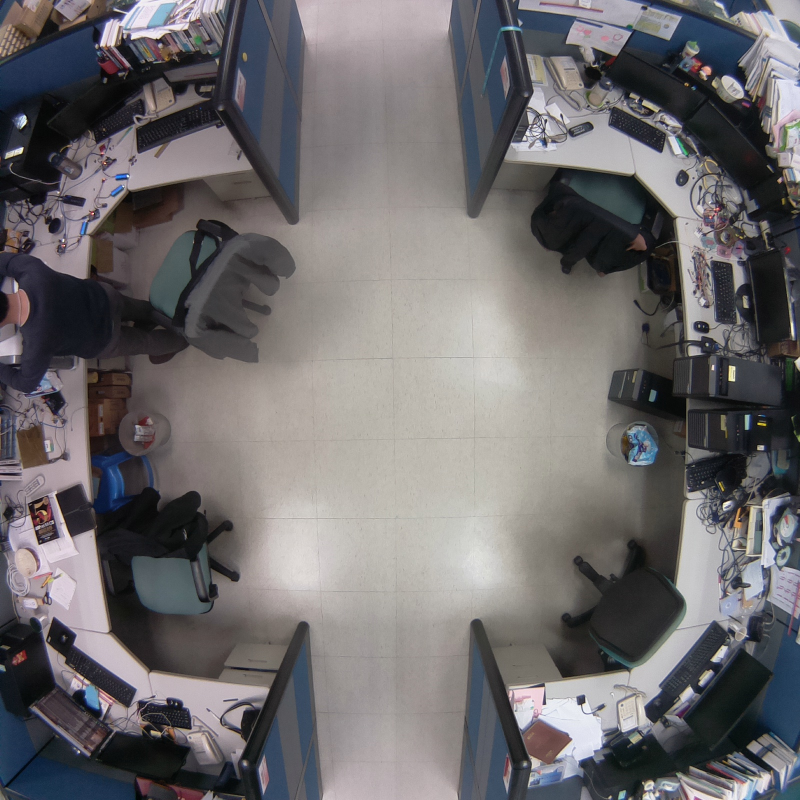
#> input picture source/labelimages-1600/images/csi_1600x1600_20180124_130411.jpg, 1600 x 1600 px (shown at 1/2 size)
$ python getNegativeImages-Full.py --folder source/labelimages-1600/images --output out
#> lines starting #> are read from the running program, lines starting #| are printed output that depends on the picture
### libDP/vision.py
#!/usr/bin/env python3
# -*- coding: utf-8 -*-

import os
import cv2

def imgPyramid(image, scale=0.5, minSize=[120,120], debug=False):
    yield image

        # keep looping over the pyramid
    while True:
        w = int(image.shape[1] * scale)
        h = int(image.shape[0] * scale)
        image = cv2.resize(image, (w, h))
        if image.shape[0] < minSize[1] or image.shape[1] < minSize[0]:
            break

        # yield the next image in the pyramid
        yield image

def sliding_window(image, stepSize, windowSize):
    # slide a window across the image
        for y in range(0, image.shape[0], stepSize):
            for x in range(0, image.shape[1], stepSize):
                # yield the current window
                yield (x, y, image[y:y + windowSize[1], x:x + windowSize[0]])

### getNegativeImages-Full.py
#python test-slidingwindow.py -c conf/office.json -i datasets/labelimages-1600/images/csi_1600x1600_20180124_130411.jpg

import time, os
import cv2
import numpy as np
from libDP.vision import imgPyramid
from libDP.vision import sliding_window
import argparse

ap = argparse.ArgumentParser()
ap.add_argument("-f", "--folder", required=True, help="Path for negative images folder")
ap.add_argument("-o", "--output", required=True, help="Path for output folder")
args = vars(ap.parse_args())

winW = 48
winH = 48

for filename in os.listdir(args["folder"]):
    image = cv2.imread(args["folder"]+"/"+filename)
#> image is the input picture: shape (1600, 1600, 3); mean B, G, R 108.8, 107, 109.7
    # loop over the image pyramid
    for layer in imgPyramid(image, scale=0.5, minSize=[60,60]):
        print(layer.shape)
        # loop over the sliding window for each layer of the pyramid
        for (x, y, window) in sliding_window(layer, stepSize=24, windowSize=(winW, winH)):
            # if the current window does not meet our desired window size, ignore it
            if window.shape[0] != winH or window.shape[1] != winW:
                continue

            clone = layer.copy()
            cv2.rectangle(clone, (x, y), (x + winW, y + winH), (0, 255, 0), 2)
            cv2.imshow("Window", clone)

            cv2.imwrite(args["output"]+"/"+str(time.time())+".jpg", window)
            cv2.waitKey(1)
            time.sleep(0.025)
#> this loop made 5 passes
#| (1600, 1600, 3)
#| (800, 800, 3)
#| (400, 400, 3)
#| (200, 200, 3)
#| (100, 100, 3)
#> pass 1, `cv2.imwrite(args["output"]+"/"+str(time.time())+".jpg", window)`:
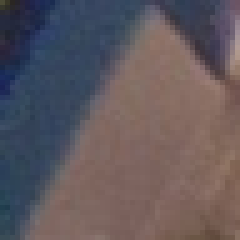
#> saved as 1795218080.754089.jpg: shape (48, 48, 3) (shown 5 times larger); mean B, G, R 93.6, 88.5, 97.4
#> pass 1, `cv2.imwrite(args["output"]+"/"+str(time.time())+".jpg", window)`:
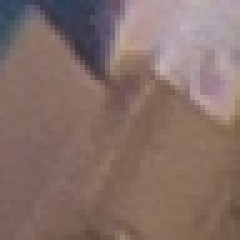
#> saved as 1795218080.867182.jpg: shape (48, 48, 3) (shown 5 times larger); mean B, G, R 104.8, 111.3, 134
#> after the loop:
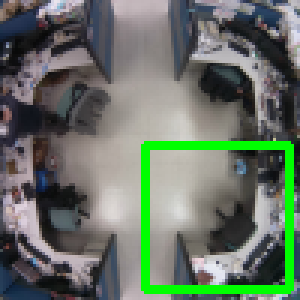
#> clone: shape (100, 100, 3) (shown 3 times larger); mean of channels 0, 1, 2 102.3, 115.2, 103.3; drawn as B, G, R

$ run again, with source/labelimages-1600/images/csi_1600x1600_20180123_093739.jpg copied over source/labelimages-1600/images/csi_1600x1600_20180124_130411.jpg
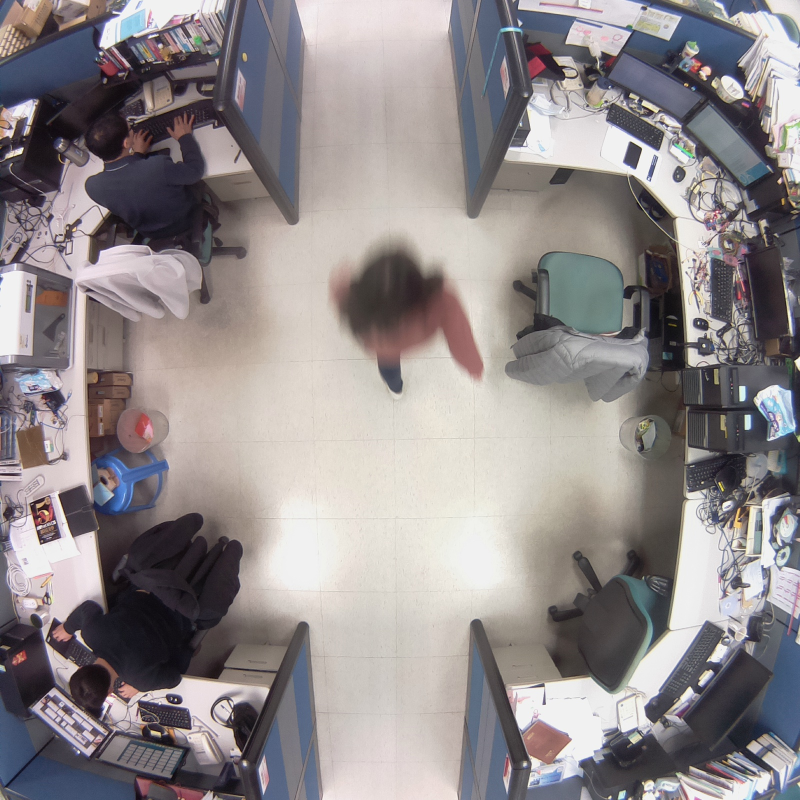
#> input picture source/labelimages-1600/images/csi_1600x1600_20180123_093739.jpg, 1600 x 1600 px (shown at 1/2 size)
#> image is the input picture: shape (1600, 1600, 3); mean B, G, R 139.5, 138.3, 144.5
#> the loop `for layer in imgPyramid(image, scale=0.5, minSize=[60,60]):` made 5 passes
#| (1600, 1600, 3)
#| (800, 800, 3)
#| (400, 400, 3)
#| (200, 200, 3)
#| (100, 100, 3)
#> pass 1, `cv2.imwrite(args["output"]+"/"+str(time.time())+".jpg", window)`:
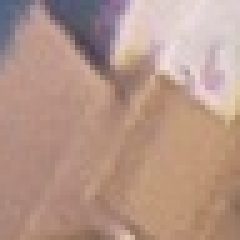
#> saved as 1795218085.2118077.jpg: shape (48, 48, 3) (shown 5 times larger); mean B, G, R 137.1, 150.3, 181.2
#> after the loop `for layer in imgPyramid(image, scale=0.5, minSize=[60,60]):`:
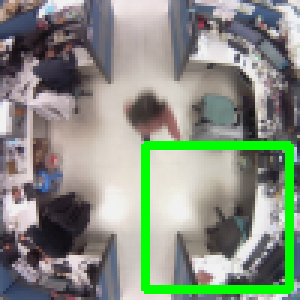
#> clone: shape (100, 100, 3) (shown 3 times larger); mean of channels 0, 1, 2 131, 144.4, 136; drawn as B, G, R

$ run again, with source/labelimages-1600/images/csi_1600x1600_20180124_102943.jpg copied over source/labelimages-1600/images/csi_1600x1600_20180124_130411.jpg
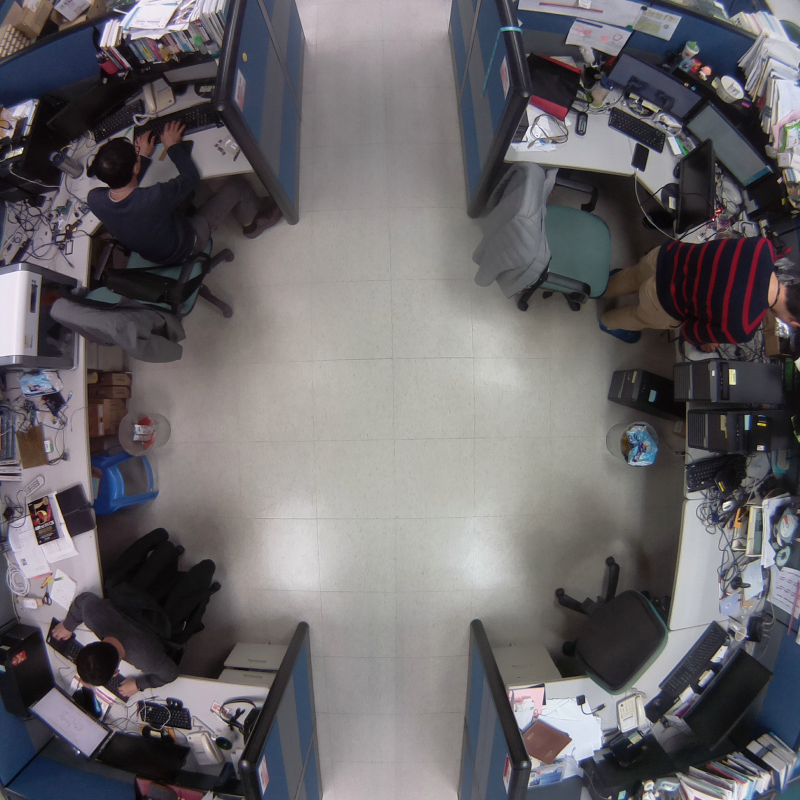
#> input picture source/labelimages-1600/images/csi_1600x1600_20180124_102943.jpg, 1600 x 1600 px (shown at 1/2 size)
#> image is the input picture: shape (1600, 1600, 3); mean B, G, R 105.3, 102.2, 105.1
#> the loop `for layer in imgPyramid(image, scale=0.5, minSize=[60,60]):` made 5 passes
#| (1600, 1600, 3)
#| (800, 800, 3)
#| (400, 400, 3)
#| (200, 200, 3)
#| (100, 100, 3)
#> pass 1, `cv2.imwrite(args["output"]+"/"+str(time.time())+".jpg", window)`:
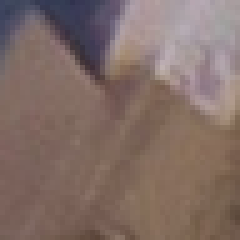
#> saved as 1795218095.515335.jpg: shape (48, 48, 3) (shown 5 times larger); mean B, G, R 103.1, 109.4, 129.6
#> after the loop `for layer in imgPyramid(image, scale=0.5, minSize=[60,60]):`:
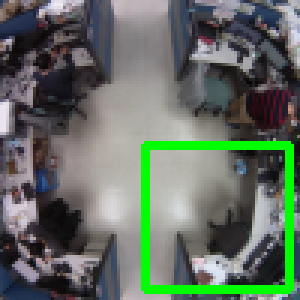
#> clone: shape (100, 100, 3) (shown 3 times larger); mean of channels 0, 1, 2 98.9, 110.6, 99; drawn as B, G, R
